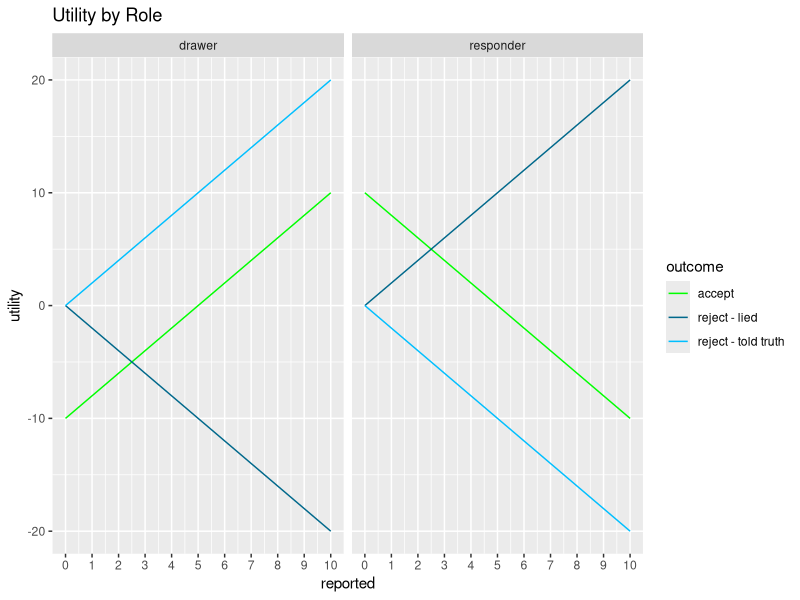
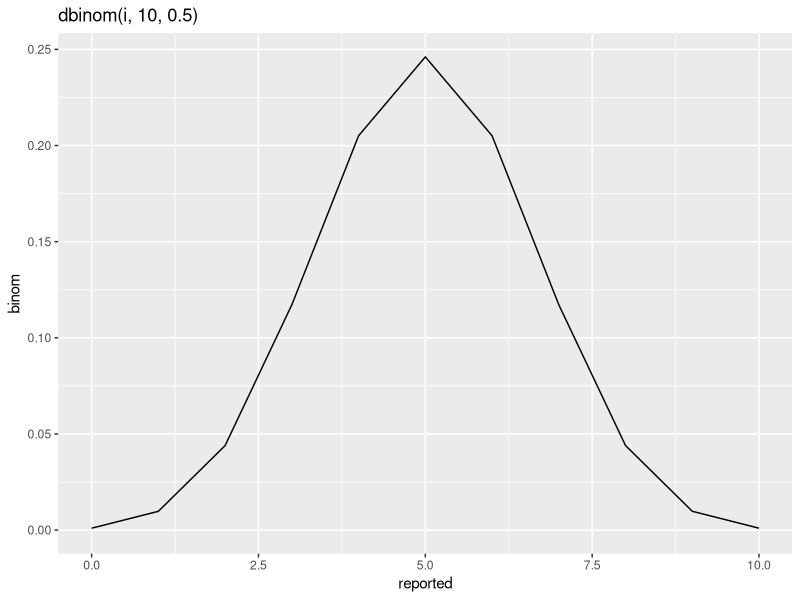
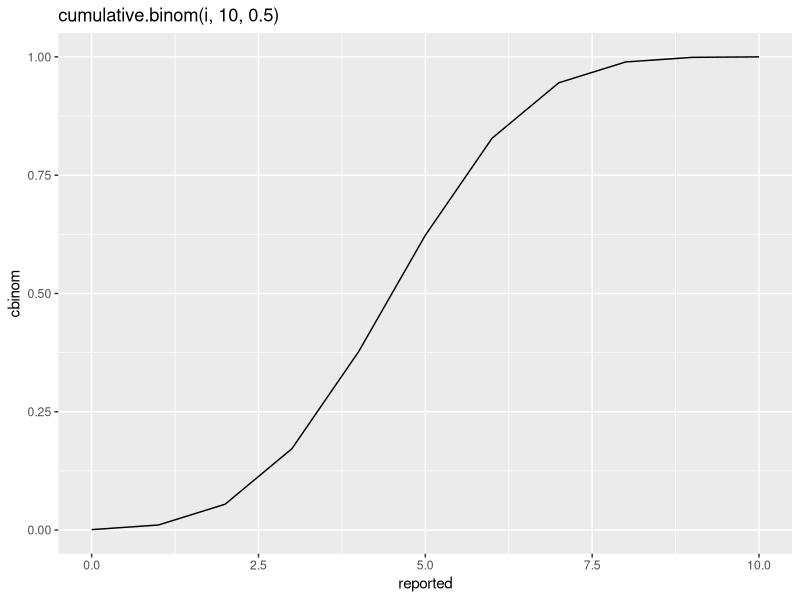
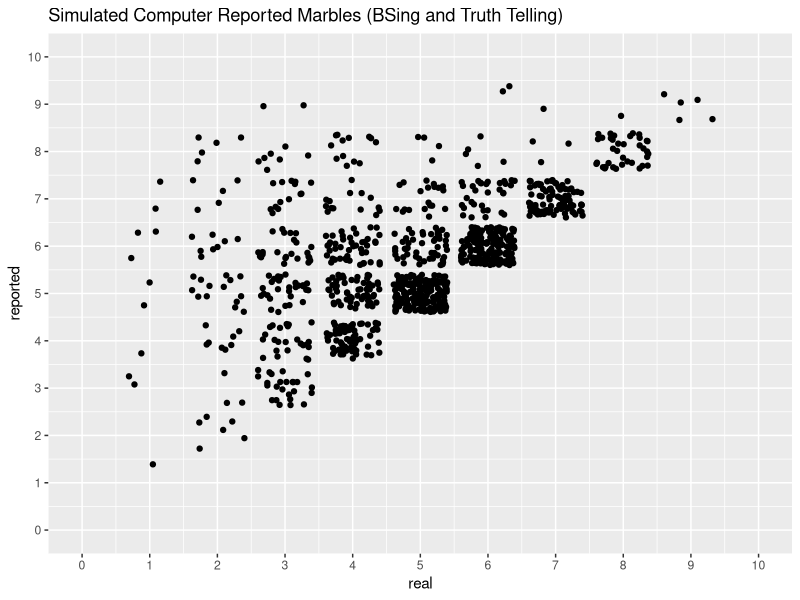
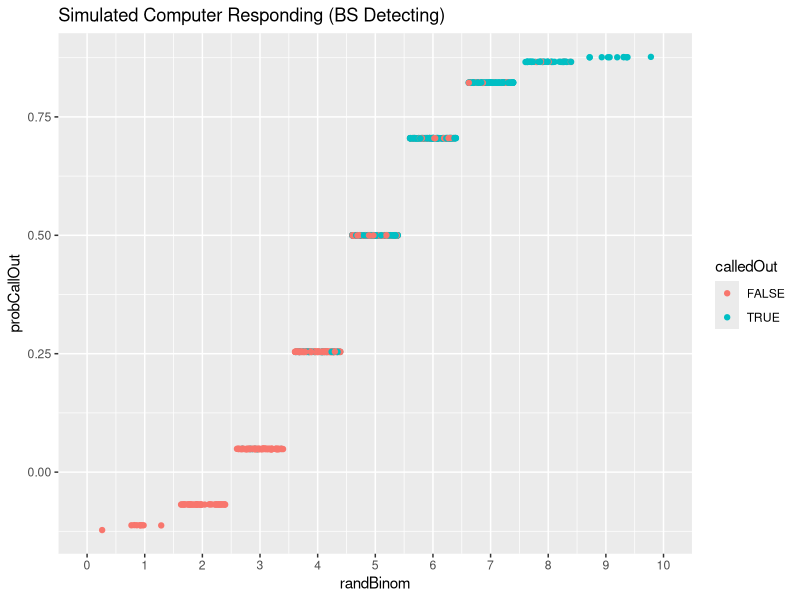
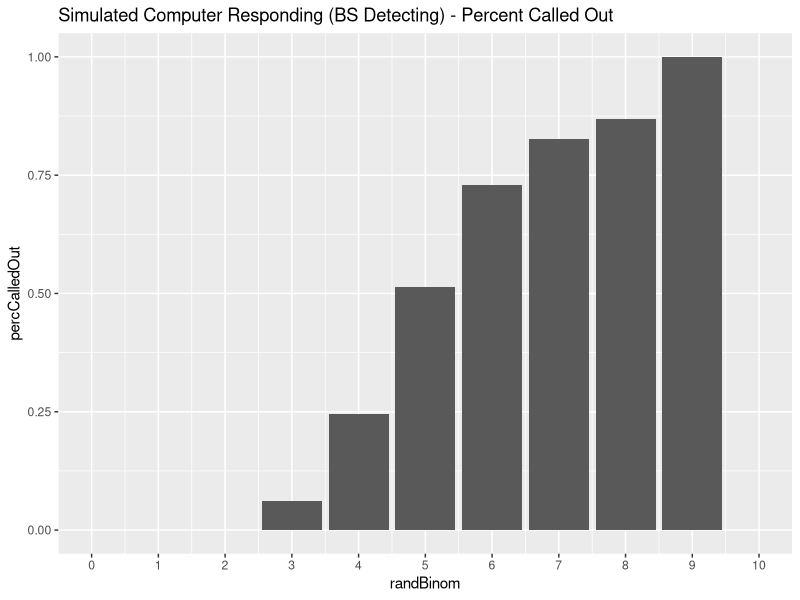
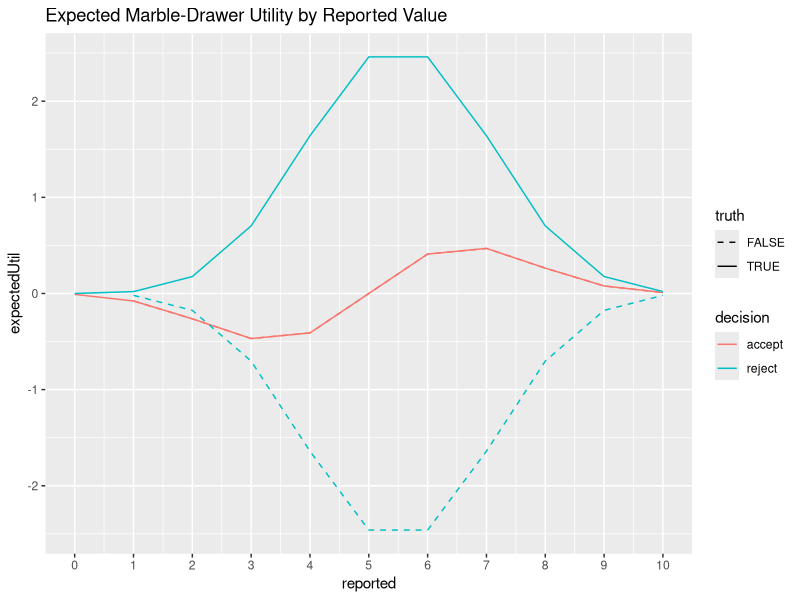

Source code (R) for these figures, in order:
## ---- chunk 1
library(dplyr)
library(tidyr)
library(ggplot2)
knitr::opts_chunk$set(echo = TRUE)

probs <- data.frame(real=rep(c(0:10), 11), reported=rep(c(0:10), each=11))
reported <- 0:10
drawer <- data.frame(reported = reported,
                     role = "drawer",
                     utilDiffAccept = reported - (10-reported),
                     utilDiffReject.lie = -2*reported,
                     utilDiffReject.truth = 2*reported)
responder <- data.frame(reported = reported,
                        role = "responder",
                        utilDiffAccept = (10-reported) - reported,
                        utilDiffReject.lie = 2*reported,
                        utilDiffReject.truth = -2*reported)
utils <- rbind(drawer,responder)
## ---- chunk 2
utils %>%
  gather("outcome", "utility", 3:5) %>%
  ggplot(aes(x=reported, y=utility, colour=outcome)) +
  geom_line(stat="identity") +
  scale_x_continuous(breaks=pretty(reported, n=10)) +
  scale_colour_manual(labels=c("accept", "reject - lied", "reject - told truth"), values=c("green", "deepskyblue4", "deepskyblue")) +
  ggtitle("Utility by Role") +
  facet_wrap(~ role)
## ---- chunk 3
probs$binom <- dbinom(probs$reported, 10, 0.5)
probs %>%
  select("reported","binom") %>%
  unique() %>%
  ggplot(aes(x=reported, y=binom)) +
  geom_density(stat="identity") +
  ggtitle("dbinom(i, 10, 0.5)")
## ---- chunk 4
probs$cbinom <- pbinom(probs$reported, 10, 0.5)
probs %>%
  select("reported","cbinom") %>%
  unique() %>%
  ggplot(aes(x=reported, y=cbinom)) +
  geom_density(stat="identity") +
  ggtitle("cumulative.binom(i, 10, 0.5)")
## ---- chunk 5
responderProbs <- left_join(probs, drawer, by="reported")
rand <- runif(1000)
responderProbsBS.sim <- data.frame(rand, getK = qbinom(rand, 10, 0.5), real=rbinom(1000, 10, 0.5))
#responderProbsBS.sim <- data.frame(rand, getK = rbinom(1000, 10, 0.5), real=rbinom(1000, 10, 0.5))

responderProbsBS.sim %>%
  mutate(lie = getK > real,
         reported = ifelse(lie, getK, real)) %>%
  ggplot(aes(x=real, y=reported)) +
  geom_jitter() +
  scale_x_continuous(limits=c(0,10), breaks=0:10) +
  scale_y_continuous(limits=c(0,10), breaks=0:10) +
  ggtitle("Simulated Computer Reported Marbles (BSing and Truth Telling)")
## ---- chunk 6
responderProbsBSDetect.sim <- data.frame(randBinom = rbinom(1000, 10, 0.5), rand = runif(1000))
responderProbsBSDetect.sim <- responderProbsBSDetect.sim %>%
  mutate(probCallOut = pbinom(randBinom, 10, 0.5) - (pbinom(5, 10, 0.5)-.5),
         calledOut = rand < probCallOut)

ggplot(responderProbsBSDetect.sim, aes(x=randBinom, y=probCallOut, colour=calledOut)) +
  geom_jitter() +
  scale_x_continuous(limits=c(0,10), breaks=0:10) +
  ggtitle("Simulated Computer Responding (BS Detecting)")

responderProbsBSDetect.sim %>%
  group_by(randBinom) %>%
  summarise(percCalledOut = sum(calledOut==TRUE)/n()) %>%
  ggplot(aes(x=randBinom, y=percCalledOut)) +
  geom_bar(stat="identity") +
  scale_x_continuous(limits=c(0,10), breaks=0:10) +
  scale_y_continuous(limits=c(0,1)) +
  ggtitle("Simulated Computer Responding (BS Detecting) - Percent Called Out")
## ---- chunk 7
responderProbsBD <- responderProbs %>%
  filter(reported >= real) %>%
  group_by(real) %>%
  mutate(truth = real == reported,
         sumProb = sum(binom),
         normalized = binom/sumProb,
         accept = utilDiffAccept * binom,
         reject = ifelse(truth, utilDiffReject.truth * binom, utilDiffReject.lie * binom))

responderProbsBD %>%
  group_by(reported, binom, cbinom, truth, accept) %>%
  summarise(reject = mean(reject)) %>%
  gather("decision", "expectedUtil",5:6) %>%
  ggplot(aes(x=reported, y=expectedUtil, colour=decision, linetype=truth)) +
  geom_line(stat="identity") +
  scale_x_continuous(breaks=pretty(reported, n=10)) +
  scale_linetype_manual(values=c(2,1)) +
  ggtitle("Expected Marble-Drawer Utility by Reported Value")

# responderProbsBD %>%
#   group_by(reported, binom, cbinom, accept) %>%
#   summarise(reject = mean(reject)) %>%
#   gather("decision", "expectedUtil",4:5) %>%
#   ggplot(aes(x=reported, y=expectedUtil, colour=decision)) +  
#   geom_line(stat="identity") +
#   scale_x_continuous(breaks=pretty(reported, n=10)) +
#   ggtitle("Expected Marble-Drawer Utility by Reported Value, Averaging Truths + Lies")
